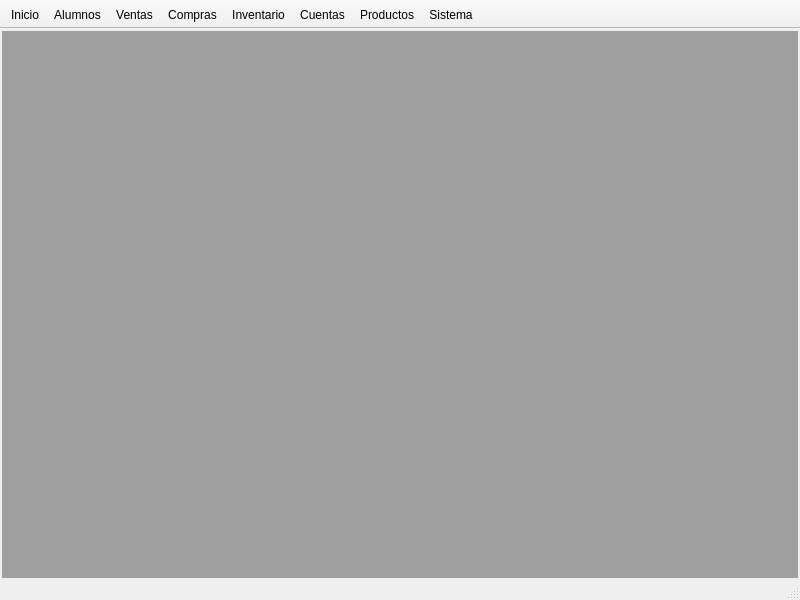
<?xml version="1.0" encoding="UTF-8"?>
<ui version="4.0">
 <class>MainWindow</class>
 <widget class="QMainWindow" name="MainWindow">
  <property name="geometry">
   <rect>
    <x>0</x>
    <y>0</y>
    <width>800</width>
    <height>600</height>
   </rect>
  </property>
  <property name="windowTitle">
   <string>Mi Colegio</string>
  </property>
  <property name="windowIcon">
   <iconset resource="micolegio.qrc">
    <normaloff>:/images/favicon.png</normaloff>:/images/favicon.png</iconset>
  </property>
  <widget class="QWidget" name="centralWidget">
   <property name="minimumSize">
    <size>
     <width>800</width>
     <height>0</height>
    </size>
   </property>
   <layout class="QGridLayout" name="gridLayout">
    <property name="margin">
     <number>2</number>
    </property>
    <item row="0" column="0">
     <widget class="QMdiArea" name="mdiArea">
      <property name="sizePolicy">
       <sizepolicy hsizetype="Preferred" vsizetype="Preferred">
        <horstretch>0</horstretch>
        <verstretch>0</verstretch>
       </sizepolicy>
      </property>
      <property name="verticalScrollBarPolicy">
       <enum>Qt::ScrollBarAsNeeded</enum>
      </property>
      <property name="horizontalScrollBarPolicy">
       <enum>Qt::ScrollBarAsNeeded</enum>
      </property>
      <property name="viewMode">
       <enum>QMdiArea::TabbedView</enum>
      </property>
      <property name="documentMode">
       <bool>true</bool>
      </property>
      <property name="tabsClosable">
       <bool>true</bool>
      </property>
      <property name="tabPosition">
       <enum>QTabWidget::North</enum>
      </property>
     </widget>
    </item>
   </layout>
  </widget>
  <widget class="QStatusBar" name="statusBar">
   <property name="minimumSize">
    <size>
     <width>0</width>
     <height>20</height>
    </size>
   </property>
  </widget>
  <widget class="QToolBar" name="toolBar">
   <property name="sizePolicy">
    <sizepolicy hsizetype="Fixed" vsizetype="Maximum">
     <horstretch>0</horstretch>
     <verstretch>0</verstretch>
    </sizepolicy>
   </property>
   <property name="windowTitle">
    <string>toolBar</string>
   </property>
   <property name="autoFillBackground">
    <bool>true</bool>
   </property>
   <property name="movable">
    <bool>false</bool>
   </property>
   <property name="iconSize">
    <size>
     <width>42</width>
     <height>42</height>
    </size>
   </property>
   <property name="toolButtonStyle">
    <enum>Qt::ToolButtonTextUnderIcon</enum>
   </property>
   <property name="floatable">
    <bool>false</bool>
   </property>
   <attribute name="toolBarArea">
    <enum>TopToolBarArea</enum>
   </attribute>
   <attribute name="toolBarBreak">
    <bool>false</bool>
   </attribute>
   <addaction name="actionInicio"/>
   <addaction name="actionAlumnos"/>
   <addaction name="actionVentas"/>
   <addaction name="actionCompras"/>
   <addaction name="actionInventario"/>
   <addaction name="actionCuentas"/>
   <addaction name="actionProductos"/>
   <addaction name="actionSistema"/>
  </widget>
  <widget class="QToolBar" name="toolBarUser">
   <property name="windowTitle">
    <string>toolBar_2</string>
   </property>
   <property name="movable">
    <bool>false</bool>
   </property>
   <property name="floatable">
    <bool>false</bool>
   </property>
   <attribute name="toolBarArea">
    <enum>TopToolBarArea</enum>
   </attribute>
   <attribute name="toolBarBreak">
    <bool>false</bool>
   </attribute>
  </widget>
  <action name="actionInicio">
   <property name="icon">
    <iconset resource="micolegio.qrc">
     <normaloff>:/images/maintoolbar/home.png</normaloff>:/images/maintoolbar/home.png</iconset>
   </property>
   <property name="text">
    <string>Inicio</string>
   </property>
   <property name="toolTip">
    <string>Pantalla de inicio</string>
   </property>
  </action>
  <action name="actionAlumnos">
   <property name="icon">
    <iconset resource="micolegio.qrc">
     <normaloff>:/images/maintoolbar/contactbook.png</normaloff>:/images/maintoolbar/contactbook.png</iconset>
   </property>
   <property name="text">
    <string>Alumnos</string>
   </property>
   <property name="toolTip">
    <string>Administracion de Alumnos</string>
   </property>
   <property name="shortcut">
    <string>Ctrl+A</string>
   </property>
  </action>
  <action name="actionSistema">
   <property name="icon">
    <iconset resource="micolegio.qrc">
     <normaloff>:/images/maintoolbar/system.png</normaloff>:/images/maintoolbar/system.png</iconset>
   </property>
   <property name="text">
    <string>Sistema</string>
   </property>
   <property name="toolTip">
    <string>Configuracion del Sistema</string>
   </property>
  </action>
  <action name="actionVentas">
   <property name="icon">
    <iconset resource="micolegio.qrc">
     <normaloff>:/images/maintoolbar/ventascompras.png</normaloff>:/images/maintoolbar/ventascompras.png</iconset>
   </property>
   <property name="text">
    <string>Ventas</string>
   </property>
   <property name="toolTip">
    <string>Registro de Ventas</string>
   </property>
   <property name="shortcut">
    <string>Ctrl+Shift+V</string>
   </property>
  </action>
  <action name="actionProductos">
   <property name="checkable">
    <bool>false</bool>
   </property>
   <property name="icon">
    <iconset resource="micolegio.qrc">
     <normaloff>:/images/maintoolbar/product.png</normaloff>:/images/maintoolbar/product.png</iconset>
   </property>
   <property name="text">
    <string>Productos</string>
   </property>
   <property name="toolTip">
    <string>Administracion de Productos</string>
   </property>
   <property name="shortcut">
    <string>Ctrl+P</string>
   </property>
  </action>
  <action name="actionInventario">
   <property name="icon">
    <iconset resource="micolegio.qrc">
     <normaloff>:/images/maintoolbar/inventory.png</normaloff>:/images/maintoolbar/inventory.png</iconset>
   </property>
   <property name="text">
    <string>Inventario</string>
   </property>
   <property name="toolTip">
    <string>Administrar Inventario</string>
   </property>
  </action>
  <action name="actionCuentas">
   <property name="icon">
    <iconset resource="micolegio.qrc">
     <normaloff>:/images/maintoolbar/cuentas.png</normaloff>:/images/maintoolbar/cuentas.png</iconset>
   </property>
   <property name="text">
    <string>Cuentas</string>
   </property>
   <property name="toolTip">
    <string>Administrar las cuentas</string>
   </property>
  </action>
  <action name="actionCompras">
   <property name="icon">
    <iconset resource="micolegio.qrc">
     <normaloff>:/images/maintoolbar/glippy-panel.png</normaloff>:/images/maintoolbar/glippy-panel.png</iconset>
   </property>
   <property name="text">
    <string>Compras</string>
   </property>
   <property name="toolTip">
    <string>Administrar Compras</string>
   </property>
  </action>
 </widget>
 <layoutdefault spacing="6" margin="11"/>
 <resources>
  <include location="micolegio.qrc"/>
 </resources>
 <connections>
  <connection>
   <sender>mdiArea</sender>
   <signal>subWindowActivated(QMdiSubWindow*)</signal>
   <receiver>toolBar</receiver>
   <slot>update()</slot>
   <hints>
    <hint type="sourcelabel">
     <x>399</x>
     <y>330</y>
    </hint>
    <hint type="destinationlabel">
     <x>158</x>
     <y>40</y>
    </hint>
   </hints>
  </connection>
 </connections>
</ui>
